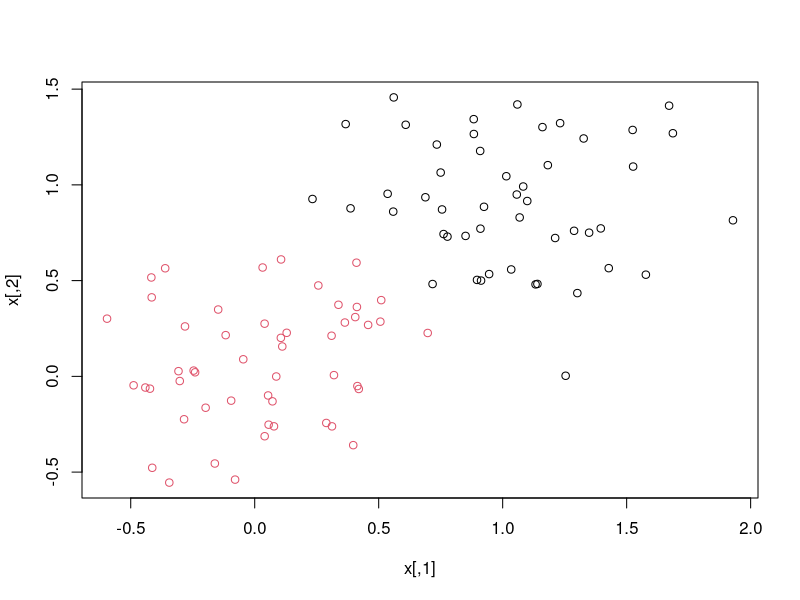
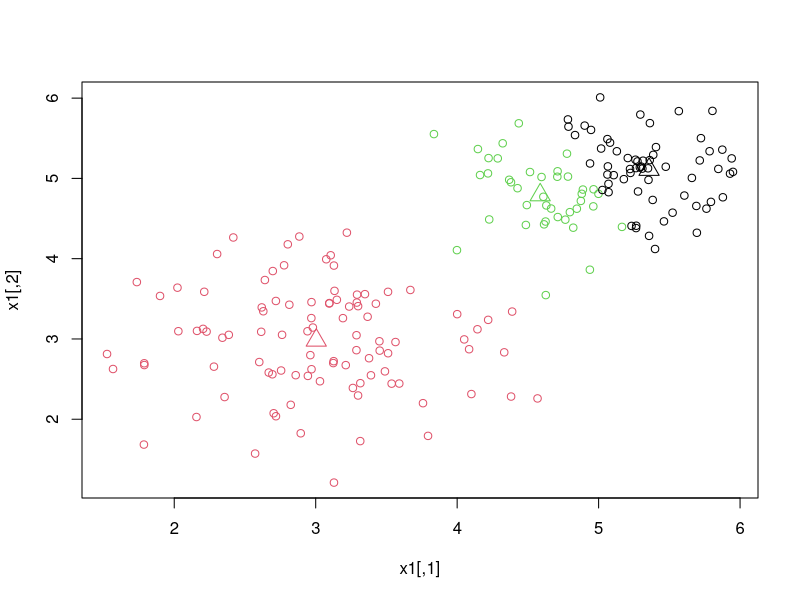

The R script that drew these images, in order:
## ---- chunk 1
a = rnorm(100, mean=1, sd=0.3)
x <- rbind( matrix(rnorm(100, mean=1, sd=0.3), ncol=2), 
             matrix(rnorm(100, sd=0.3), ncol=2) 
             )
## ---- chunk 2
cl <- kmeans(x, centers=2, iter.max=20)
plot(x, col=cl$cluster)
## ---- chunk 3
x1 <- rbind( matrix(rnorm(200, mean=5, sd=0.5), ncol=2), 
             matrix(rnorm(200, mean=3, sd=0.7), ncol=2) 
             )
## ---- chunk 4
cl1 <- kmeans(x1, centers=3, iter.max=50)
plot(x1, col=cl1$cluster)
points(cl1$centers, col= 1:3, pch=2, cex=2)
